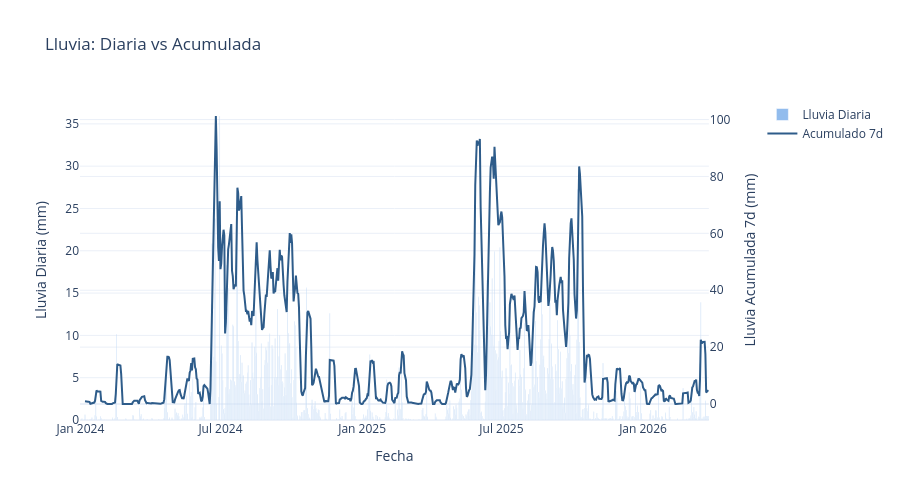

Notebook code cell kept with this figure:
### Markdown cell above
## 2. SERIE TEMPORAL - LLUVIA

**Visualización:** Barras + línea de acumulado

**Qué muestra:**
- Lluvia diaria (barras)
- Lluvia acumulada en 7 días (línea)
- Identifica períodos secos vs lluviosos

### Code cell
print("\n" + "="*70)
print("2. SERIE TEMPORAL - LLUVIA")
print("="*70)

# Crear figura con eje secundario
fig = make_subplots(specs=[[{"secondary_y": True}]])

# Lluvia diaria (barras)
fig.add_trace(
    go.Bar(
        x=df.index,
        y=df['lluvia_mm'],
        name='Lluvia Diaria',
        marker_color='#4A90E2',
        opacity=0.6
    ),
    secondary_y=False,
)

# Lluvia acumulada 7 días (línea)
fig.add_trace(
    go.Scatter(
        x=df.index,
        y=df['lluvia_7d'],
        mode='lines',
        name='Acumulado 7d',
        line=dict(color='#2E5C8A', width=2)
    ),
    secondary_y=True,
)

fig.update_layout(
    title='Lluvia: Diaria vs Acumulada',
    xaxis_title='Fecha',
    hovermode='x unified',
    height=500,
    template='plotly_white'
)

fig.update_yaxes(title_text="Lluvia Diaria (mm)", secondary_y=False)
fig.update_yaxes(title_text="Lluvia Acumulada 7d (mm)", secondary_y=True)

fig.show()
fig.write_html("../data/reports/02_lluvia_temporal.html")
print("✓ Gráfica guardada: reports/02_lluvia_temporal.html")

### Figure 1 — Plotly figure (JSON) as saved in the notebook; plotly's stock layout.template omitted (floating-point values rounded to 4 significant figures; data arrays with more than 128 entries replaced by an {"elided": "..."} marker saying what was removed)
{"data": [{"marker": {"color": "#4A90E2"}, "name": "Lluvia Diaria", "opacity": 0.6, "x": {"elided": "817 str values"}, "y": {"elided": "817 float values"}, "type": "bar", "xaxis": "x", "yaxis": "y"}, {"line": {"color": "#2E5C8A", "width": 2}, "mode": "lines", "name": "Acumulado 7d", "x": {"elided": "817 str values"}, "y": {"elided": "817 float values"}, "type": "scatter", "xaxis": "x", "yaxis": "y2"}], "layout": {"xaxis": {"anchor": "y", "domain": [0.0, 0.94], "title": {"text": "Fecha"}}, "yaxis": {"anchor": "x", "domain": [0.0, 1.0], "title": {"text": "Lluvia Diaria (mm)"}}, "yaxis2": {"anchor": "x", "overlaying": "y", "side": "right", "title": {"text": "Lluvia Acumulada 7d (mm)"}}, "title": {"text": "Lluvia: Diaria vs Acumulada"}, "hovermode": "x unified", "height": 500}}
